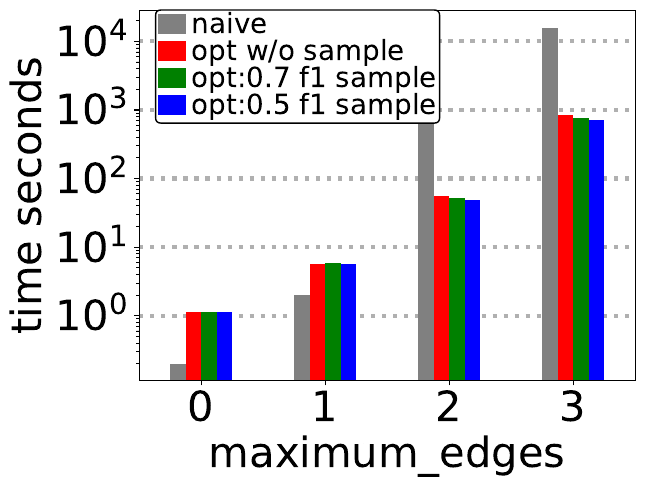

Source code (Python):
from math import log10
from numpy import arange, power
import pylab as pl
import pandas as pd
import matplotlib
matplotlib.use('PDF')


def main():
    df = pd.read_csv('naive_vs_optimized_time.csv')
    df.sort_values(by='maximum_edges', inplace=True)

    naive = [
        x for x in list(df.query('type==\'naive\'')['total'])]
    optimized_no_f1sample = [
        x for x in list(df.query('type==\'nosample\'')['total'])]
    optimized_07_sample = [
        x for x in list(df.query('type==\'Sample_0.7\'')['total'])]
    optimized_05_sample = [
        x for x in list(df.query('type==\'Sample_0.5\'')['total'])]

    index = list(df['maximum_edges'].unique())

    # pl.ioff()

    compare = pd.DataFrame(
        {'naive': naive,
         'opt:no sample': optimized_no_f1sample,
         'opt:0.7 f1 sample rate': optimized_07_sample,
         'opt:0.5 f1 sample rate': optimized_05_sample},
        index=index)

    ax = compare.plot.bar(color=('grey', 'red', 'green', 'blue'))

    legend = ax.legend(bbox_to_anchor=(0.005, 1.04), prop={'size': 20},
                       labels=['naive', 'opt w/o sample',
                               'opt:0.7 f1 sample', 'opt:0.5 f1 sample'],
                       loc=2, borderpad=0.1, labelspacing=0, handlelength=1, handletextpad=0.2,
                       columnspacing=0.5, framealpha=1)
    legend.get_frame().set_edgecolor('black')

    # axis labels and tics
    ax.set_ylabel('time seconds', fontsize=30)
    ax.set_xlabel('maximum_edges', fontsize=30)

    for tick in ax.xaxis.get_major_ticks():
        tick.label.set_fontsize(30)

    for tick in ax.yaxis.get_major_ticks():
        tick.label.set_fontsize(30)

    pl.xticks(rotation=0)

    # grid
    ax.yaxis.grid(which='major', linewidth=3.0, linestyle=':')
    ax.set_axisbelow(True)
    ax.set_yscale("log", nonposy='clip', basey=10)
    pl.show()
    pl.savefig("opt_vs_naive.pdf", bbox_inches='tight')


if __name__ == "__main__":
    main()
